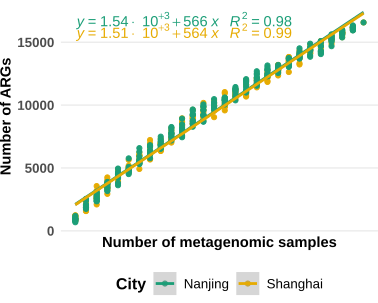

Write the R code that produced this figure.
library(dplyr)
library(ggplot2)
library(gridExtra)
library(tidyverse)
library(RColorBrewer)
library(ggpattern)
library(grid)
library(cowplot)
library(scales)
library(ComplexHeatmap)
library(geosphere)
library(ggbreak)
library(ggforce)
library(ggpmisc)

setwd("~/Documents/GitHub/urban_soil/analysis/")

gene_classes <- data.frame(rbind(
  c("aac2p",	"aminoglycoside acetyltransferase",	"aac", "aminoglycoside"),
  c("aac3_1",	"aminoglycoside acetyltransferase",	"aac3", "aminoglycoside"), c("aac3_2",	"aminoglycoside acetyltransferase",	"aac3", "aminoglycoside"),
  c("aac6p_1",	"aminoglycoside acetyltransferase",	"aac6'", "aminoglycoside"), c("aac6p_2",	"aminoglycoside acetyltransferase",	"aac6'", "aminoglycoside"),
  c("aac6p_3",	"aminoglycoside acetyltransferase",	"aac6'", "aminoglycoside"), c("aph2b",	"aminoglycoside phosphotransferase", "aph2''", "aminoglycoside"),
  c("aph3p",	"aminoglycoside phosphotransferase", "aph3'", "aminoglycoside"), c("aph6p",	"aminoglycoside phosphotransferase", "aph6'", "aminoglycoside"),
  c("class_a",	"beta-lactamase A",	"beta-lactamase A", "beta-lactamase"), c("class_b1_b2",	"beta-lactamase B",	"beta-lactamase B1B2", "beta-lactamase"),
  c("class_b3",	"beta-lactamase B",	"beta-lactamase B3", "beta-lactamase"), c("class_c",	"beta-lactamase C",	"beta-lactamase C", "beta-lactamase"),
  c("class_d1",	"beta-lactamase D",	"beta-lactamase D", "beta-lactamase"), c("class_d2",	"beta-lactamase D",	"beta-lactamase D", "beta-lactamase"),
  c("erm_1",	"macrolide erm", "erm", "macrolide"), c("erm_2",	"macrolide erm", "erm",	'macrolide'),
  c("mph",	"macrolide mph", "mph",	"macrolide"), c("qnr",	"qrn", "qnr", "qnr"), c("tet_efflux",	"tetracycline efflux pump", "tet efflux", "tetracycline"),
  c("tet_enzyme",	"tetracycline inactivating enzymes", "tet enzyme", "tetracycline"), c("tet_rpg",	"tetracycline ribosomal protection genes", "tet rpg", "tetracycline")))

metadata <- readxl::read_excel("../resource_generation/12_ARGs_fARGene/supp1_sample_metadata.xlsx")
metadata <- metadata %>% mutate(Sample_id = gsub("ample", "", Sample_id)) 

mag_contig <- read.table("../resource_generation/12_ARGs_fARGene/assembly_info_mag.tsv", quote="\"", comment.char="")

genes <- read.table("../resource_generation/12_ARGs_fARGene/Assembly/predicted_gene_names.txt", quote="\"", comment.char="")
mags <- read.table("../resource_generation/12_ARGs_fARGene/Genes/mags/predicted_gene_names.txt", quote="\"", comment.char="")
clusters <- read.table("../resource_generation/12_ARGs_fARGene/Assembly/clusters.uc", quote="\"", comment.char="")
clusters2 <- read.table("../resource_generation/12_ARGs_fARGene/Genes/mags/closest_hits.tsv", quote="\"", comment.char="")

genes <- genes %>% mutate(centroid = clusters$V10[match(V1, clusters$V9)])
genes <- genes %>% mutate(centroid = ifelse(centroid == "*", V1, centroid))
mags <- mags %>% mutate(centroid = clusters2$V2[match(V1, clusters2$V1)])


## contigs
split1 <- strsplit(genes$V1, split = "@@@")
split2 <- strsplit(sapply(split1, function(x) x[2]), split = ".fa.gz-")
split3 <- strsplit(sapply(split2, function(x) x[2]), split = ".fasta")
split4 <- strsplit(sapply(split1, function(x) x[2]), split = "_")

genes <- genes %>% mutate(contig = sapply(split1, function(x) x[1]))
genes <- genes %>% mutate(sample = sapply(split4, function(x) x[1]))
genes <- genes %>% mutate(hmm = sapply(split3, function(x) x[1]))

split1 <- strsplit(genes$centroid, split = "@@@")
split2 <- strsplit(sapply(split1, function(x) x[2]), split = ".fa.gz-")
split3 <- strsplit(sapply(split2, function(x) x[2]), split = ".fasta")
split4 <- strsplit(sapply(split1, function(x) x[2]), split = "_")

genes <- genes %>% mutate(c_contig = sapply(split1, function(x) x[1]))
genes <- genes %>% mutate(c_sample = sapply(split4, function(x) x[1]))
genes <- genes %>% mutate(c_hmm = sapply(split3, function(x) x[1]))
genes <- genes %>% mutate(data_type = "assembly")
genes <- genes %>% mutate(id = NA)
genes <- genes %>% mutate(c_id = NA)



## MAGs
split1 <- strsplit(mags$V1, split = "@@@")
split2 <- strsplit(sapply(split1, function(x) x[2]), split = ".faa.gz-")
split3 <- strsplit(sapply(split2, function(x) x[2]), split = ".fasta")
split4 <- strsplit(sapply(split1, function(x) x[1]), split = "_")

mags <- mags %>% mutate(contig = sapply(split4, function(x) paste(x[3],x[4],x[5], sep = "_")))
mags <- mags %>% mutate(sample = sapply(split4, function(x) x[3]))
mags <- mags %>% mutate(hmm = sapply(split3, function(x) x[1]))
mags <- mags %>% mutate(id = sapply(split4, function(x) x[length(x)]))

split1 <- strsplit(mags$centroid, split = "@@@")
split2 <- strsplit(sapply(split1, function(x) x[2]), split = ".faa.gz-")
split3 <- strsplit(sapply(split2, function(x) x[2]), split = ".fasta")
split4 <- strsplit(sapply(split1, function(x) x[1]), split = "_")

mags <- mags %>% mutate(c_contig = sapply(split4, function(x) paste(x[3],x[4],x[5], sep = "_")))
mags <- mags %>% mutate(c_sample = sapply(split4, function(x) x[3]))
mags <- mags %>% mutate(c_hmm = sapply(split3, function(x) x[1]))
mags <- mags %>% mutate(data_type = "mags")
mags <- mags %>% mutate(c_id = sapply(split4, function(x) x[length(x)]))


mags <- mags %>% mutate(id = mag_contig$V9[match(contig, mag_contig$V1)],
                        c_id = mag_contig$V9[match(c_contig, mag_contig$V1)])

rm(mag_contig, split1, split2, split3, split4)

mags <- mags %>% mutate(sample = gsub("ample", "", sample)) 
mags <- mags %>% mutate(c_sample = gsub("ample", "", c_sample)) 
mags <- mags %>% mutate(read = sapply(strsplit(V1,split = "@@@"), function(x) x[1])) 


######################################
######################################
# 17 contigs with repeated centroid:
# 21 contigs with different hmm than the centroid c_hmm, all erm1 or erm2
# remove contigs with double hmm, in this case they are the same as the ones with duplicated centroid and different centroid class to the read

genes <- genes %>%filter(hmm == c_hmm)
mags <- mags %>% filter(hmm == c_hmm)

######################################
######################################

## add metadata 

mags <- mags %>% mutate(description = gene_classes$X2[match(c_hmm, gene_classes$X1)],
                        class = gene_classes$X3[match(c_hmm, gene_classes$X1)],
                        hclass = gene_classes$X4[match(c_hmm, gene_classes$X1)],
                        City = metadata$City[match(sample, metadata$Sample_id)],
                        Location = metadata$Location[match(sample, metadata$Sample_id)],
                        Date = metadata$Date[match(sample, metadata$Sample_id)],
                        Longitude = metadata$Date[match(sample, metadata$Longitude)],
                        Latitude = metadata$Date[match(sample, metadata$Latitude)])


genes <- genes %>% mutate(description = gene_classes$X2[match(c_hmm, gene_classes$X1)],
                          class = gene_classes$X3[match(c_hmm, gene_classes$X1)],
                          hclass = gene_classes$X4[match(c_hmm, gene_classes$X1)],
                          City = metadata$City[match(sample, metadata$Sample_id)],
                          Location = metadata$Location[match(sample, metadata$Sample_id)],
                          Date = metadata$Date[match(sample, metadata$Sample_id)],
                          Longitude = metadata$Date[match(sample, metadata$Longitude)],
                          Latitude = metadata$Date[match(sample, metadata$Latitude)])

genes <- genes %>% mutate(read = paste(contig, sample, sep = "_")) 


## remove sample s4 and s11

genes <- genes %>% 
  filter(!sample %in% c("s4", "s11"))

mags <- mags %>% 
  filter(!sample %in% c("s4", "s11"))

# font for plots 
general_size <- 10
# palette for plots  
pal_8 <- brewer.pal(8, "Dark2")
pal_8 <- pal_8[c(1,6,2:5,7,8)]
pal_div <- brewer.pal(8, "BrBG")
pal_seq <- brewer.pal(8, "YlOrBr")

set.seed(2026)



samples_list <- unique(genes$sample)

samples_shan <- unique(genes$sample[genes$City == "Shanghai"])
result_shan <- map_dfr(seq_along(samples_shan), function(k) {
  combos <- combn(samples_shan, k, simplify = FALSE)
  if (length(combos) > 10) {
    combos <- sample(combos, 10)}
  
  map_dfr(combos, function(city_set) {
    centroids <- unique(
      genes$centroid[
        genes$sample %in% city_set &
          genes$City == "Shanghai"])
    tibble(
      n_samples = k,
      sample_list = paste(city_set, collapse = ", "),
      n_centroids = length(centroids)
    )
  })
})



samples_nan <- unique(genes$sample[genes$City != "Shanghai"])
result_nan <- map_dfr(seq_along(unique(samples_nan)), function(k) {
  combos <- combn(samples_shan, k, simplify = FALSE)
  if (length(combos) > 10) {
    
    combos <- sample(combos, 10)}
  
  map_dfr(combos, function(city_set) {
    centroids <- unique(
      genes$centroid[genes$sample %in% city_set ])
    tibble(
      n_samples = k,
      sample_list = paste(city_set, collapse = ", "),
      n_centroids = length(centroids)
    )
  })
})


regression_plot <- rbind(result_shan %>% mutate(City = "Shanghai"),
                         result_nan %>% mutate(City = "Nanjing")) %>% 
  ggplot(aes(x = n_samples, y = n_centroids, color = City)) +
  geom_point() +
  geom_smooth(method = "lm") +
  stat_poly_eq(aes(label = paste(..eq.label.., ..rr.label.., sep = "~~~")),
               parse = TRUE) +
  scale_color_manual(values = pal_8, labels = function(x) gsub(" ", "\n", x)) +
  theme_minimal() +
  xlab("Number of metagenomic samples") +
  ylab("Number of ARGs") +
  labs(fill = "") + 
  guides(fill = guide_legend(ncol =  1)) +
  theme(
    legend.position = "bottom",
    strip.text = element_text(size = general_size, face = "bold"),
    legend.background = element_rect(fill = NA, color = NA),
    legend.key = element_rect(fill = NA, color = NA),
    legend.text = element_text(size = general_size),
    title = element_text(size = general_size + 2, face = "bold"),
    axis.title = element_text(size = general_size + 1, face = "bold"),
    axis.text.x = element_text(angle = 90, hjust = 1, vjust = 0.5, size = general_size, face = "bold"),
    axis.text.y = element_text(size = general_size, face = "bold"),
    panel.grid.major.x = element_blank(),
    panel.grid.minor.x = element_blank(),
    panel.grid.minor.y = element_blank())



ggsave("supp11/supp11.svg", regression_plot + 
         theme(axis.text.x = element_blank(),
               plot.margin = margin(0, 0, 0, 0), panel.spacing = unit(5, "mm")) , width = 100, height = 80, unit = "mm")
